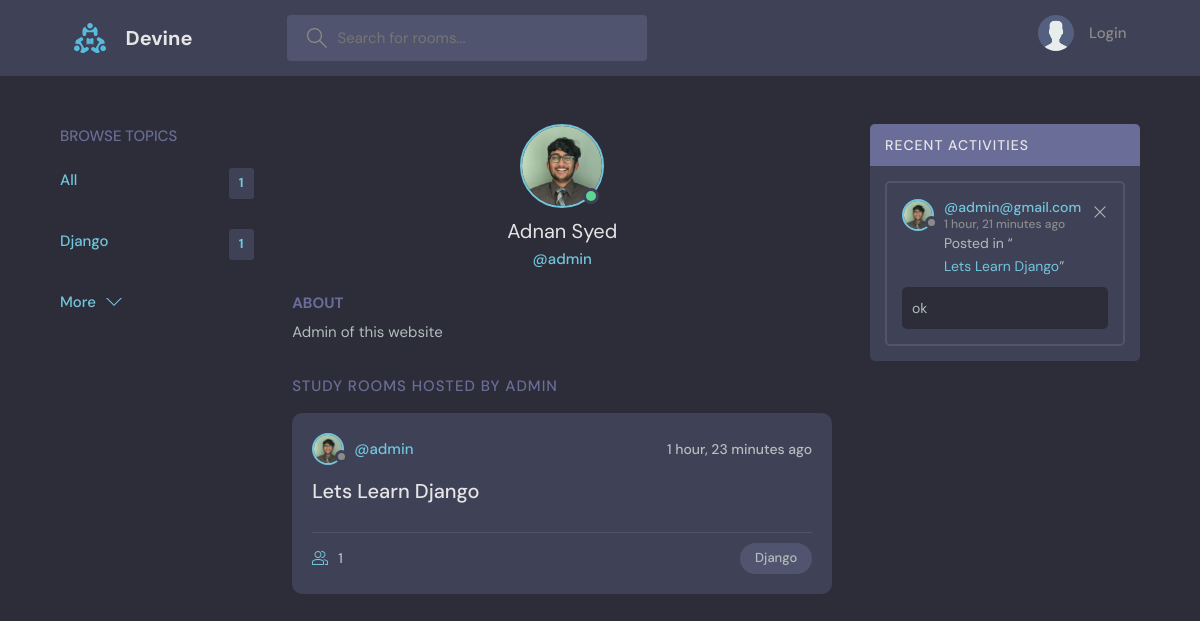
Page /profile/1/ on the committed database.
### base/models.py (models this page shows, shortened)
class User(AbstractUser):
    name = models.CharField(max_length=200, null=True)
    email = models.EmailField(unique=True, null=True)
    bio = models.TextField(null=True)
    avatar = models.ImageField(null=True, default="avatar.svg")
    USERNAME_FIELD = 'email'
    REQUIRED_FIELDS = []

class Topic(models.Model):
    name = models.CharField(max_length=200)

class Room(models.Model):
    host = models.ForeignKey(User, on_delete=models.SET_NULL, null=True)
    topic = models.ForeignKey(Topic, on_delete=models.SET_NULL, null=True)
    name = models.CharField(max_length=200)
    description = models.TextField(null=True, blank=True)
    participants = models.ManyToManyField(User, related_name='participants', blank=True)
    updated = models.DateTimeField(auto_now=True)
    created = models.DateTimeField(auto_now_add=True)
    class Meta:
        ordering = ['-updated', '-created']

class Message(models.Model):
    user = models.ForeignKey(User, on_delete=models.CASCADE)
    room = models.ForeignKey(Room, on_delete=models.CASCADE)
    body = models.TextField(blank=True, null=True)
    updated = models.DateTimeField(auto_now=True)
    created = models.DateTimeField(auto_now_add=True)
    def __str__(self):
       return self.body[0:50]

### base/views.py (the view)
# urls.py: path('profile/<str:pk>/', views.userprofile, name='profile'),
def userprofile(request, pk):
    user = User.objects.get(id=pk)
    rooms = user.room_set.all()
    room_messages = user.message_set.all().order_by('-created')
    topics = Topic.objects.all()
    context = locals()
    return render(request, 'base/profile.html', context)

### base/templates/base/profile.html (shortened to what this page needs)
{% extends 'main.html' %}
{% block content %}
<main class="profile-page layout layout--3">
    <div class="container">
      {% include 'base/topics_component.html' %}
      <div class="roomList">
        <div class="profile">
          <div class="profile__avatar">
            <div class="avatar avatar--large active">
              <img src="{{user.avatar.url}}" />
            </div>
          </div>
          <div class="profile__info">
            <h3>{{user.name}}</h3>
            <p>@{{user.username}}</p>
          </div>
          <div class="profile__about">
            <h3>About</h3>
            <p>
              {{user.bio}}
            </p>
          </div>
        </div>
        <div class="roomList__header">
          <div>
            <h2>Study Rooms Hosted by {{user.username}}</a>
            </h2>
          </div>
        </div>
        {% include 'base/feed_component.html' %}
      </div>
      {% include 'base/activity_component.html' %}
    </div>
  </main>
  {% endblock %}

### templates/main.html (shortened to what this page needs)
{% load static %}
<!DOCTYPE html>
<html lang="en">
  <head>
    <link rel="stylesheet" href="{% static 'styles/style.css' %}" />
  </head>
  <body>
    {% include 'navbar.html' %}
    <br>
    {% block content %}
    {% endblock %}
</body>
</html>

### templates/navbar.html (shortened to what this page needs)
{% load static %}
<header class="header header--loggedIn">
    <div class="container">
      <a href="/" class="header__logo">
        <img src="{% static 'images/logo.svg' %}" />
        <h1>Devine</h1>
      </a>
      <form class="header__search" action="{% url 'home' %}" method="get" >
        <label>
          <input type="search" name="q" placeholder="Search for rooms..." />
        </label>
      </form>
      <nav class="header__menu">
            {% if request.user.is_authenticated %}
        <div class="header__user">
          <a href="{% url 'profile' request.user.id %}">
            <div class="avatar avatar--medium active">
              <img src="{{request.user.avatar.url}}" />
            </div>
            <p>{{request.user.name}} <span>@{{request.user.username}} </span></p>
          </a>
          <button class="dropdown-button">
            <svg version="1.1" xmlns="http://www.w3.org/2000/svg" width="32" height="32" viewBox="0 0 32 32">
              <title>chevron-down</title>
              <path d="M16 21l-13-13h-3l16 16 16-16h-3l-13 13z"></path>
            </svg>
          </button>
        </div>
        {% else %}
       <a href="{% url 'login' %}">
          <img src="{% static 'images/avatar.svg' %}" />
          <p>Login</p>
        </a>
        {% endif %}
      </nav>
    </div>
  </header>

### base/templates/base/topics_component.html
<div class="topics">
    <div class="topics__header">
      <h2>Browse Topics</h2>
    </div>
    <ul class="topics__list">
      <li><a href="{% url 'home' %}" class="active">All <span>{{rooms.count}}</span></a></li>
      {% for topic in topics %}
      <li>
        <a href="{% url 'home' %}?q={{topic.name}}" class="active">{{topic.name}} <span>{{topic.room_set.all.count}}</span></a>
      </li>
      {% endfor %}
    </ul>
    <a class="btn btn--link" href="{% url 'topics' %}">
      More
      <svg version="1.1" xmlns="http://www.w3.org/2000/svg" width="32" height="32" viewBox="0 0 32 32">
        <title>chevron-down</title>
        <path d="M16 21l-13-13h-3l16 16 16-16h-3l-13 13z"></path>
      </svg>
    </a>
  </div>

### base/templates/base/feed_component.html (shortened to what this page needs)
<div class="roomList">
    {% for room in rooms %}
    <div class="roomListRoom">
      <div class="roomListRoom__header">
        <a href="{% url 'profile' room.host.id %}" class="roomListRoom__author">
          <div class="avatar avatar--small">
            <img src="{{room.host.avatar.url}}" />
          </div>
          <span>@{{room.host.username}}</span>
        </a>
        <div class="roomListRoom__actions">
          <span>{{room.created|timesince}} ago</span>
        </div>
      </div>
      <div class="roomListRoom__content">
        <a href="{% url 'room' room.id %}">{{room.name}}</a>
      </div>
      <div class="roomListRoom__meta">
        <a href="{% url 'room' room.id %}" class="roomListRoom__joined">
          {{room.participants.all.count}}
        </a>
        <p class="roomListRoom__topic">{{room.topic.name}}</p>
      </div>
    </div>
    {% endfor %}
  </div>

### base/templates/base/activity_component.html
<div class="activities">
    <div class="activities__header">
      <h2>Recent Activities</h2>
    </div>
    {% for message in room_messages %}
    <div class="activities__box">
      <div class="activities__boxHeader roomListRoom__header">
        <a href="{% url 'profile' message.user.id %}" class="roomListRoom__author">
          <div class="avatar avatar--small">
            <img src="{{message.user.avatar.url}}" />
          </div>
          <p>
            @{{message.user}}
            <span>{{message.created|timesince}} ago</span>
          </p>
        </a>
        <div class="roomListRoom__actions">
          <a href="{% url 'delete-message' message.id %}">
            <svg version="1.1" xmlns="http://www.w3.org/2000/svg" width="32" height="32" viewBox="0 0 32 32">
              <title>remove</title>
              <path
                d="M27.314 6.019l-1.333-1.333-9.98 9.981-9.981-9.981-1.333 1.333 9.981 9.981-9.981 9.98 1.333 1.333 9.981-9.98 9.98 9.98 1.333-1.333-9.98-9.98 9.98-9.981z"
              ></path>
            </svg>
          </a>
        </div>
      </div>
      <div class="activities__boxContent">
        <p>Posted in “<a href="{% url 'room' message.room.id %}">{{message.room.name}}</a>”</p>
        <div class="activities__boxRoomContent">
          {{message}}
        </div>
      </div>
    </div>
    {% endfor %}
  </div>

### rows in the picture
User: count "1", avatar (picture), name "Adnan Syed", username "admin", bio "Admin of this website", username "ADMIN"
Topic: name "Django", room_set.all.count "1"
Room: host.avatar (picture), host.username "admin", created "1 hour, 23 minutes", name "Lets Learn Django", participants.all.count "1", topic.name "Django"
Message: user.avatar (picture), user "admin@gmail.com", created "1 hour, 21 minutes", room.name "Lets Learn Django", body "ok"
